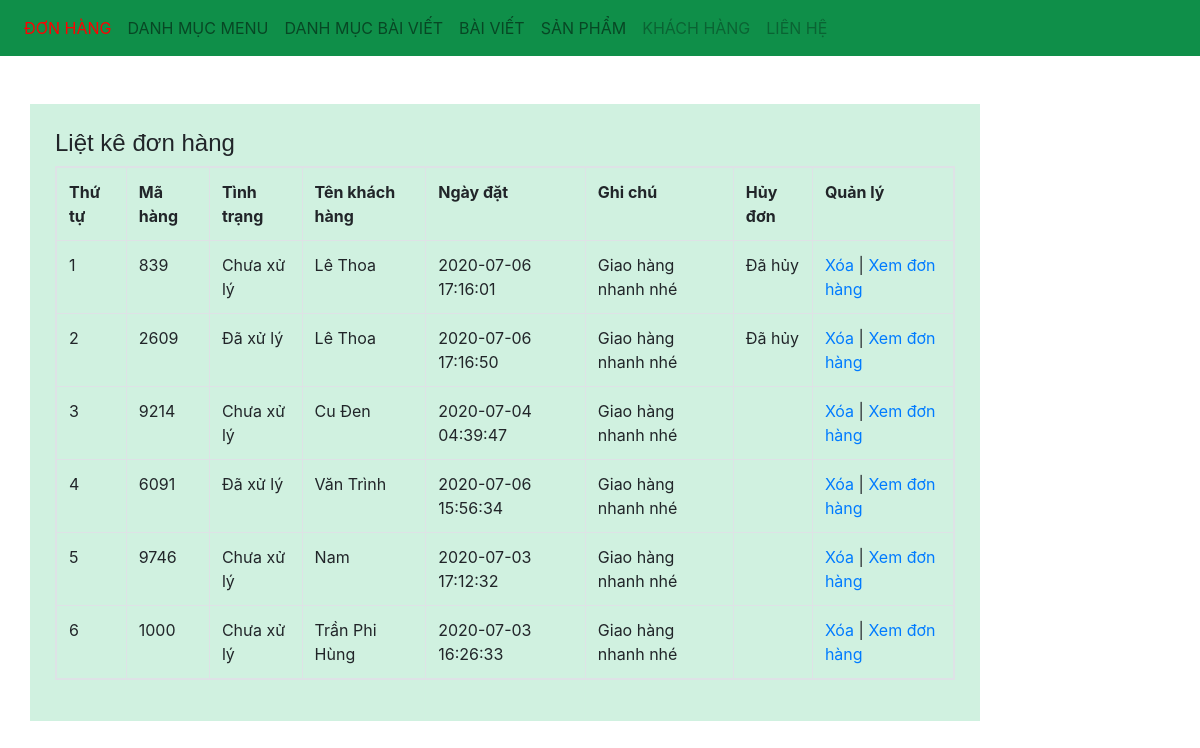
Page /admin/xulydonhang.php on the committed database.
### tables this page shows
CREATE TABLE IF NOT EXISTS `donhang` (
  `donhang_id` int(11) NOT NULL AUTO_INCREMENT,
  `sp_id` int(11) NOT NULL,
  `soluong` int(11) NOT NULL,
  `mahang` varchar(50) NOT NULL,
  `khachhang_id` int(11) NOT NULL,
  `ngaythang` timestamp NOT NULL DEFAULT CURRENT_TIMESTAMP ON UPDATE CURRENT_TIMESTAMP,
  `tinhtrang` int(11) NOT NULL,
  `huydon` int(11) NOT NULL DEFAULT '0',
  PRIMARY KEY (`donhang_id`)
);

CREATE TABLE IF NOT EXISTS `khachhang` (
  `khachhang_id` int(11) NOT NULL AUTO_INCREMENT,
  `name` varchar(255) NOT NULL,
  `phone` varchar(50) NOT NULL,
  `address` varchar(255) NOT NULL,
  `note` text NOT NULL,
  `email` varchar(255) NOT NULL,
  `password` varchar(100) NOT NULL,
  `giaohang` int(11) NOT NULL,
  PRIMARY KEY (`khachhang_id`)
);

### admin/xulydonhang.php (the view, shortened to what this page needs)
<?php
include('../db/connect.php');
?>
<!DOCTYPE html>
<html>
<head>
<link href="../css/bootstrap.css" rel="stylesheet" type="text/css" media="all" />
</head>
<body>
<nav class="navbar navbar-expand-lg navbar-light bg-light">
    <div class="collapse navbar-collapse" id="navbarNav">
        <ul class="navbar-nav">
        <li class="nav-item active">
            <a class="nav-link" href="xulydonhang.php" style="color:red">Đơn hàng <span class="sr-only">(current)</span></a>
        </li>
        <li class="nav-item">
            <a class="nav-link" href="xulydanhmuc.php">Danh mục menu</a>
        </li>
        <li class="nav-item">
            <a class="nav-link" href="xulydanhmucbaiviet.php">Danh mục bài viết</a>
        </li>
        <li class="nav-item">
            <a class="nav-link" href="xulybaiviet.php">Bài viết</a>
        </li>
        <li class="nav-item">
            <a class="nav-link" href="xulysanpham.php">Sản phẩm</a>
        </li>
        <li class="nav-item">
            <a class="nav-link disabled" href="xulykhachhang.php">Khách hàng</a>
        </li>
        <li class="nav-item">
            <a class="nav-link disabled" href="xulylienhe.php">Liên hệ</a>
        </li>
        </ul>
    </div>
    </nav><br> <br>
    <div class="container">
        <div class="row">
            <div class="col-md-10">
            <h4>Liệt kê đơn hàng</h4>
            <?php
            $sql_select=mysqli_query($mysqli,"select * from sanpham,khachhang,donhang where donhang.sp_id=sanpham.sp_id and donhang.khachhang_id=khachhang.khachhang_id group by donhang.mahang order by donhang.donhang_id desc");
            ?>
            <table class="table table-responsive table-bordered ">
                <tr>
                    <th>Thứ tự</th>
                    <th>Mã hàng</th>
                    <th>Tình trạng</th>
                    <th>Tên khách hàng</th>
                    <th>Ngày đặt</th>
                    <th>Ghi chú</th>
                    <th>Hủy đơn</th>
                    <th>Quản lý</th>
                </tr>
                <?php
                $i=0;
                while($row_donhang=mysqli_fetch_array($sql_select)){
                    $i++;
                ?>
                <tr>
                    <td><?php echo $i ?></td>
                    <td><?php echo $row_donhang['mahang'] ?></td>
                    <td><?php
                        if($row_donhang['tinhtrang']==0){
                            echo 'Chưa xử lý';
                        }else{
                            echo 'Đã xử lý';
                        }
                     ?></td>
                    <td><?php echo $row_donhang['name'] ?></td>
                    <td><?php echo $row_donhang['ngaythang'] ?></td>
                    <td><?php echo $row_donhang['note'] ?></td>
                    <td><?php if($row_donhang['huydon']==0){
                    }elseif($row_donhang['huydon']==1){ echo '<a href="xulydonhang.php?quanly=xemdonhang&mahang='.$row_donhang["mahang"].'&xacnhanhuy=2">Xác nhận hủy đơn</a>';
                    }else{
                        echo 'Đã hủy';
                    }
                     ?></td>
                    <td><a href="?xoadonhang=<?php echo $row_donhang['mahang'] ?>">Xóa</a> | <a href="?quanly=xemdonhang&mahang=<?php echo $row_donhang['mahang'] ?>">Xem đơn hàng</a></td>
                </tr>
                <?php
                }
                ?>
            </table>
            </div>
        </div>
    </div>
</body>
</html>

### rows in the picture
donhang: mahang "839", tinhtrang "Chưa xử lý", khachhang.name "Lê Thoa", ngaythang "2020-07-06 17:16:01", khachhang.note "Giao hàng nhanh nhé", huydon "Đã hủy"
donhang: mahang "2609", tinhtrang "Đã xử lý", khachhang.name "Lê Thoa", ngaythang "2020-07-06 17:16:50", khachhang.note "Giao hàng nhanh nhé", huydon "Đã hủy"
donhang: mahang "9214", tinhtrang "Chưa xử lý", khachhang.name "Cu Đen", ngaythang "2020-07-04 04:39:47", khachhang.note "Giao hàng nhanh nhé"
donhang: mahang "6091", tinhtrang "Đã xử lý", khachhang.name "Văn Trình", ngaythang "2020-07-06 15:56:34", khachhang.note "Giao hàng nhanh nhé"
donhang: mahang "9746", tinhtrang "Chưa xử lý", khachhang.name "Nam", ngaythang "2020-07-03 17:12:32", khachhang.note "Giao hàng nhanh nhé"
donhang: mahang "1000", tinhtrang "Chưa xử lý", khachhang.name "Trần Phi Hùng", ngaythang "2020-07-03 16:26:33", khachhang.note "Giao hàng nhanh nhé"
